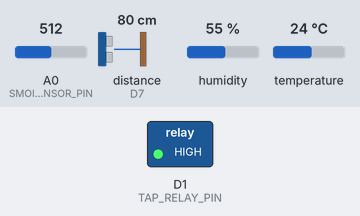
Simulated run of this program. Board: ESP8266 (Wemos D1 mini). Shown: switched loads named in the program (green lamp = pin HIGH). The test bench sets the inputs (shaded band); at power-on: A0 (SMOI_SENSOR_PIN) = 512, distance to the obstacle (sensor on D7) 80 cm, humidity 55 %, temperature 24 °C. The echo pulse lasts 58.3 µs per cm; WiFi joins after 1.5 s; servers stay silent unless stated; not simulated (calls return 0 or success): credentials.hpp; pins used as bus, display or sensor lines are not drawn; what the program prints to the serial monitor is not drawn.

Above: at 3.0 s.
3.1 s: A0 (SMOI_SENSOR_PIN) set to 716
At 7.2 s:
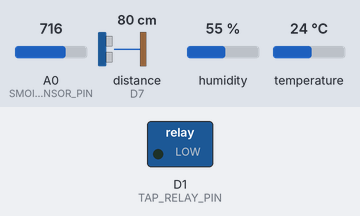
8.4 s: A0 (SMOI_SENSOR_PIN) set to 30
At 9.9 s:
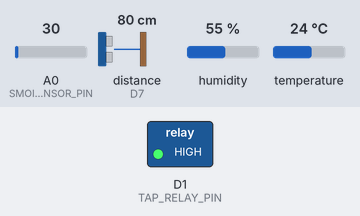
Timing chart, 0 to 11.4 s (numbered marks = the images above; inputs shaded):
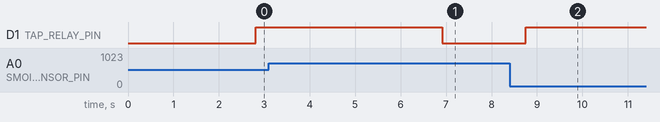

Measured:
- after the input at 3.1 s, D1 (TAP_RELAY_PIN): HIGH → LOW after 3.8 s
- after the input at 8.4 s, D1 (TAP_RELAY_PIN): LOW → HIGH after 0.35 s

The program:

main.cpp
```cpp
#include <Arduino.h>
#include <ESP8266WiFi.h>

#include <ESP8266mDNS.h>
#include <WiFiUdp.h>
#include <ArduinoOTA.h>

#include <BlynkSimpleEsp8266.h>

#include <DHT.h>
#include <SPI.h>
#include <Wire.h>

#include "credentials.hpp"

#define ATOMIC_FS_UPDATE

#define BLYNK_PRINT        Serial
#define B_TEMRMINAL        V0
#define B_TEMPERATURE      V1
#define B_HUMIDITY         V2
#define B_SMOI_SENSOR      V3
#define B_TAP_STATUS_LED   V12
#define B_TAP_MODE_BUTTON  20
#define B_SMOI_TRIGER      30
#define B_TANK_LEVEL       40

#define DHT_SENSOR_PIN     D4
#define DHT_SENSOR_TYPE    DHT11

#define SMOI_SENSOR_PIN    A0
#define TAP_RELAY_PIN      D1

#define HC_SR04_TRIG_PIN   D6
#define HC_SR04_ECHO_PIN   D7


typedef enum {
  AUTO,
  MANUAL
}tmode_t;


static BlynkTimer blynk_timer;
static WidgetTerminal blynk_terminal(B_TEMRMINAL);
static WidgetLED tap_status_led(B_TAP_STATUS_LED);

static DHT dht_sensor(DHT_SENSOR_PIN, DHT_SENSOR_TYPE);
static float temperature;
static float humidity;

static int smoi_sensor_value;
static int smoi_triger;
static tmode_t tap_mode;
static long hc_sr04_distance;


static void wifi_connection(void);
static void arduino_ota_setup(void);
static void blynk_setup(void);
static void smoi_sensor_begin(void);
static void tap_relay_begin(void);
static void hc_sr04_begin(void);

static void dht_sensor_data(void);
static void smoi_sensor_data(void);
static void check_soil_moisture(void);
static void check_tank_level(void);


void setup(void) {
  Serial.begin(115200);
  wifi_connection();
  arduino_ota_setup();
  blynk_setup();

  dht_sensor.begin();
  smoi_sensor_begin();
  tap_relay_begin();
  hc_sr04_begin();
}


void loop(void) {
  ArduinoOTA.handle();
  Blynk.run();
  blynk_timer.run();

  blynk_timer.setInterval(5000L, dht_sensor_data);
  blynk_timer.setInterval(5000L, smoi_sensor_data);
  blynk_timer.setInterval(1000L, check_soil_moisture);
  blynk_timer.setInterval(5000L, check_tank_level);
}


static void wifi_connection(void) {
  WiFi.hostname("Greenhouse");
  WiFi.mode(WIFI_STA);
  WiFi.begin(WIFI_SSID, WIFI_PASS);
  Serial.print("Connecting");
  while (WiFi.status() != WL_CONNECTED) {
    delay(500);
    Serial.print(".");
  }

  Serial.print("\nConnected, IP address: ");
  Serial.println(WiFi.localIP());
}


static void arduino_ota_setup(void) {
  // Port defaults to 8266
  // ArduinoOTA.setPort(8266);

  // Hostname defaults to esp8266-[ChipID]
  // ArduinoOTA.setHostname("myesp8266");

  // No authentication by default
  // ArduinoOTA.setPassword("admin");

  // Password can be set with it's md5 value as well
  // MD5(admin) = 21232f297a57a5a743894a0e4a801fc3
  // ArduinoOTA.setPasswordHash("21232f297a57a5a743894a0e4a801fc3");

  ArduinoOTA.onStart([]() {
    String type;
    if (ArduinoOTA.getCommand() == U_FLASH) {
      type = "sketch";
    } else { // U_FS
      type = "filesystem";
    }

    // NOTE: if updating FS this would be the place to unmount FS using FS.end()
    Serial.println("Start updating " + type);
  });
  ArduinoOTA.onEnd([]() {
    Serial.println("\nEnd");
  });
  ArduinoOTA.onProgress([](unsigned int progress, unsigned int total) {
    Serial.printf("Progress: %u%%\r", (progress / (total / 100)));
  });
  ArduinoOTA.onError([](ota_error_t error) {
    Serial.printf("Error[%u]: ", error);
    if (error == OTA_AUTH_ERROR) {
      Serial.println("Auth Failed");
    } else if (error == OTA_BEGIN_ERROR) {
      Serial.println("Begin Failed");
    } else if (error == OTA_CONNECT_ERROR) {
      Serial.println("Connect Failed");
    } else if (error == OTA_RECEIVE_ERROR) {
      Serial.println("Receive Failed");
    } else if (error == OTA_END_ERROR) {
      Serial.println("End Failed");
    }
  });

  ArduinoOTA.begin();
  Serial.printf("OTA Ready, free space available: %.f bytes\n",(float)ESP.getFreeSketchSpace());
}


static void blynk_setup(void) {
  Blynk.begin(AUTH_TOKEN, WIFI_SSID, WIFI_PASS);
  blynk_terminal.println(F("Setup successful"));
  blynk_terminal.flush();
}


static void dht_sensor_data(void) {
  temperature = dht_sensor.readTemperature();
  humidity = dht_sensor.readHumidity();
  if (isnan(temperature) || isnan(humidity)) {
    Serial.println("Failed to read from DHT sensor!");
    temperature = -1;
    humidity = -1;
  }

  Blynk.virtualWrite(B_TEMPERATURE, temperature);
  Blynk.virtualWrite(B_HUMIDITY, humidity);
}


static void smoi_sensor_begin(void) {
  smoi_sensor_value = 100;
  smoi_triger = 50;
  Blynk.virtualWrite(B_SMOI_TRIGER, smoi_triger);
}

BLYNK_WRITE(B_SMOI_TRIGER) {
  smoi_triger = param.asInt();
  Serial.printf("Smoi triger: %d\n", smoi_triger);
}

static void smoi_sensor_data(void) {
  smoi_sensor_value = map(analogRead(SMOI_SENSOR_PIN),0,1024,100,0);
  Blynk.virtualWrite(B_SMOI_SENSOR, smoi_sensor_value);
}


BLYNK_WRITE(B_TAP_MODE_BUTTON) {
  tap_mode = (tap_mode == AUTO) ? MANUAL : AUTO;
  const char * property_color = (tap_mode == AUTO) ? "#43d356" : "#D3435C";
  Blynk.setProperty(B_TAP_MODE_BUTTON, "color", property_color);
  Blynk.setProperty(B_TAP_STATUS_LED, "color", property_color);
}

static void tap_relay_begin(void) {
  pinMode(TAP_RELAY_PIN, OUTPUT);
  tap_mode = AUTO;
}

static void check_soil_moisture()
{
  if (tap_mode == AUTO) {
    if (smoi_sensor_value < smoi_triger) {
      digitalWrite(TAP_RELAY_PIN, LOW);
      tap_status_led.on();
      Serial.println("TAP OPEN");
    } else {
      digitalWrite(TAP_RELAY_PIN, HIGH);
      tap_status_led.off();
      Serial.println("TAP CLOSE");
    }
  } else {
    digitalWrite(TAP_RELAY_PIN, LOW);
    tap_status_led.on();
    Serial.println("Manual_mode: TAP OPEN");
  }
}


static void hc_sr04_begin(void) {
  pinMode(HC_SR04_TRIG_PIN, OUTPUT);
  pinMode(HC_SR04_ECHO_PIN, INPUT);
}

static void check_tank_level(void) {
  /* The following trigPin/echoPin cycle is used to determine the
  distance of the nearest object by bouncing soundwaves off of it. */
  digitalWrite(HC_SR04_TRIG_PIN, LOW);
  delayMicroseconds(2);
  digitalWrite(HC_SR04_TRIG_PIN, HIGH);
  delayMicroseconds(10);
  digitalWrite(HC_SR04_TRIG_PIN, LOW);
  long duration = pulseIn(HC_SR04_ECHO_PIN, HIGH);
  //Calculate the distance (in cm) based on the speed of sound.
  hc_sr04_distance = duration/58.2;
  Serial.println("hc_sr04_distance: ");
  Serial.println(hc_sr04_distance);

  Blynk.virtualWrite(B_TANK_LEVEL, hc_sr04_distance);
  if (hc_sr04_distance < 5) {
    Blynk.notify("Greenhouse water tank is empty!");
  }
  //Delay 50ms before next reading.
}
```
